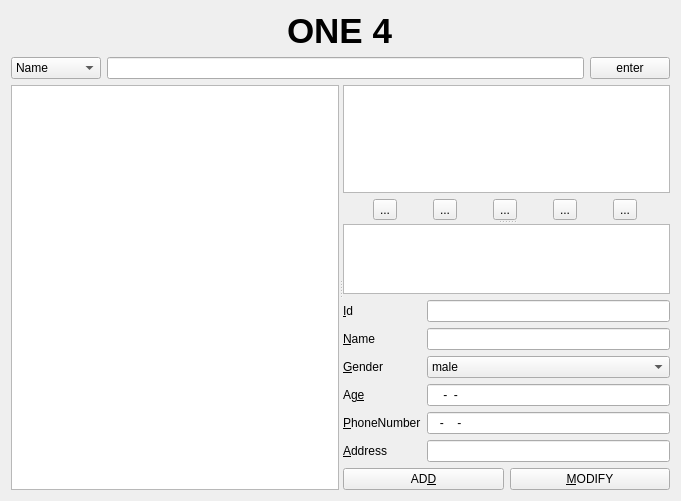
<?xml version="1.0" encoding="UTF-8"?>
<ui version="4.0">
 <class>ClientForm</class>
 <widget class="QWidget" name="ClientForm">
  <property name="geometry">
   <rect>
    <x>0</x>
    <y>0</y>
    <width>681</width>
    <height>501</height>
   </rect>
  </property>
  <property name="windowTitle">
   <string>Form</string>
  </property>
  <layout class="QVBoxLayout" name="verticalLayout_4">
   <item>
    <layout class="QVBoxLayout" name="verticalLayout_3">
     <item>
      <layout class="QHBoxLayout" name="horizontalLayout_3">
       <item>
        <spacer name="horizontalSpacer_4">
         <property name="orientation">
          <enum>Qt::Horizontal</enum>
         </property>
         <property name="sizeHint" stdset="0">
          <size>
           <width>284</width>
           <height>13</height>
          </size>
         </property>
        </spacer>
       </item>
       <item>
        <widget class="QLabel" name="label">
         <property name="maximumSize">
          <size>
           <width>150</width>
           <height>80</height>
          </size>
         </property>
         <property name="font">
          <font>
           <pointsize>26</pointsize>
           <bold>true</bold>
          </font>
         </property>
         <property name="text">
          <string>ONE 4</string>
         </property>
        </widget>
       </item>
       <item>
        <spacer name="horizontalSpacer_2">
         <property name="orientation">
          <enum>Qt::Horizontal</enum>
         </property>
         <property name="sizeHint" stdset="0">
          <size>
           <width>284</width>
           <height>13</height>
          </size>
         </property>
        </spacer>
       </item>
      </layout>
     </item>
     <item>
      <layout class="QHBoxLayout" name="horizontalLayout">
       <item>
        <widget class="QComboBox" name="searchComboBox">
         <item>
          <property name="text">
           <string>Name</string>
          </property>
         </item>
         <item>
          <property name="text">
           <string>Age</string>
          </property>
         </item>
         <item>
          <property name="text">
           <string>Gender</string>
          </property>
         </item>
         <item>
          <property name="text">
           <string>ImageType</string>
          </property>
         </item>
         <item>
          <property name="text">
           <string>Date</string>
          </property>
         </item>
        </widget>
       </item>
       <item>
        <widget class="QLineEdit" name="searchLineEdit"/>
       </item>
       <item>
        <widget class="QPushButton" name="enterPushButton">
         <property name="text">
          <string>enter</string>
         </property>
        </widget>
       </item>
      </layout>
     </item>
    </layout>
   </item>
   <item>
    <widget class="QSplitter" name="splitter_2">
     <property name="orientation">
      <enum>Qt::Horizontal</enum>
     </property>
     <widget class="QTableView" name="imageTableView"/>
     <widget class="QSplitter" name="splitter">
      <property name="orientation">
       <enum>Qt::Vertical</enum>
      </property>
      <widget class="QWidget" name="layoutWidget">
       <layout class="QVBoxLayout" name="verticalLayout_2">
        <item>
         <widget class="QGraphicsView" name="imageGraphicsView"/>
        </item>
        <item>
         <layout class="QHBoxLayout" name="horizontalLayout_4">
          <item>
           <widget class="QToolButton" name="zoomInToolButton">
            <property name="text">
             <string>...</string>
            </property>
            <property name="icon">
             <iconset>
              <normaloff>../../../zoomIn.png</normaloff>../../../zoomIn.png</iconset>
            </property>
           </widget>
          </item>
          <item>
           <widget class="QToolButton" name="zoomOutToolButton">
            <property name="text">
             <string>...</string>
            </property>
            <property name="icon">
             <iconset>
              <normaloff>../../../zoomOut.png</normaloff>../../../zoomOut.png</iconset>
            </property>
           </widget>
          </item>
          <item>
           <widget class="QToolButton" name="toolButton_5">
            <property name="text">
             <string>...</string>
            </property>
           </widget>
          </item>
          <item>
           <widget class="QToolButton" name="toolButton_4">
            <property name="text">
             <string>...</string>
            </property>
           </widget>
          </item>
          <item>
           <widget class="QToolButton" name="toolButton_3">
            <property name="text">
             <string>...</string>
            </property>
           </widget>
          </item>
         </layout>
        </item>
       </layout>
      </widget>
      <widget class="QWidget" name="layoutWidget">
       <layout class="QVBoxLayout" name="verticalLayout">
        <item>
         <widget class="QTableView" name="clientTableView">
          <property name="alternatingRowColors">
           <bool>true</bool>
          </property>
          <property name="selectionBehavior">
           <enum>QAbstractItemView::SelectRows</enum>
          </property>
          <property name="gridStyle">
           <enum>Qt::SolidLine</enum>
          </property>
         </widget>
        </item>
        <item>
         <layout class="QFormLayout" name="formLayout">
          <item row="0" column="0">
           <widget class="QLabel" name="label_2">
            <property name="text">
             <string>&amp;Id</string>
            </property>
            <property name="buddy">
             <cstring>idLineEdit</cstring>
            </property>
           </widget>
          </item>
          <item row="0" column="1">
           <widget class="QLineEdit" name="idLineEdit">
            <property name="readOnly">
             <bool>true</bool>
            </property>
           </widget>
          </item>
          <item row="1" column="0">
           <widget class="QLabel" name="label_7">
            <property name="text">
             <string>&amp;Name</string>
            </property>
            <property name="buddy">
             <cstring>nameLineEdit</cstring>
            </property>
           </widget>
          </item>
          <item row="2" column="0">
           <widget class="QLabel" name="label_3">
            <property name="text">
             <string>&amp;Gender</string>
            </property>
            <property name="buddy">
             <cstring>genderComboBox</cstring>
            </property>
           </widget>
          </item>
          <item row="3" column="0">
           <widget class="QLabel" name="label_5">
            <property name="text">
             <string>Ag&amp;e</string>
            </property>
            <property name="buddy">
             <cstring>ageLineEdit</cstring>
            </property>
           </widget>
          </item>
          <item row="3" column="1">
           <widget class="QLineEdit" name="ageLineEdit">
            <property name="inputMask">
             <string>9999-99-99</string>
            </property>
           </widget>
          </item>
          <item row="4" column="0">
           <widget class="QLabel" name="label_6">
            <property name="text">
             <string>&amp;PhoneNumber</string>
            </property>
            <property name="buddy">
             <cstring>phoneNumberLineEdit</cstring>
            </property>
           </widget>
          </item>
          <item row="4" column="1">
           <widget class="QLineEdit" name="phoneNumberLineEdit">
            <property name="inputMask">
             <string>999-0000-9999</string>
            </property>
           </widget>
          </item>
          <item row="5" column="0">
           <widget class="QLabel" name="label_4">
            <property name="text">
             <string>&amp;Address</string>
            </property>
            <property name="buddy">
             <cstring>addressLineEdit</cstring>
            </property>
           </widget>
          </item>
          <item row="5" column="1">
           <widget class="QLineEdit" name="addressLineEdit"/>
          </item>
          <item row="1" column="1">
           <widget class="QLineEdit" name="nameLineEdit"/>
          </item>
          <item row="2" column="1">
           <widget class="QComboBox" name="genderComboBox">
            <item>
             <property name="text">
              <string>male</string>
             </property>
            </item>
            <item>
             <property name="text">
              <string>female</string>
             </property>
            </item>
           </widget>
          </item>
         </layout>
        </item>
        <item>
         <layout class="QHBoxLayout" name="horizontalLayout_2">
          <item>
           <widget class="QPushButton" name="addPushButton">
            <property name="text">
             <string>AD&amp;D</string>
            </property>
           </widget>
          </item>
          <item>
           <widget class="QPushButton" name="modifyPushButton">
            <property name="text">
             <string>&amp;MODIFY</string>
            </property>
           </widget>
          </item>
         </layout>
        </item>
       </layout>
      </widget>
     </widget>
    </widget>
   </item>
  </layout>
 </widget>
 <resources/>
 <connections/>
</ui>
